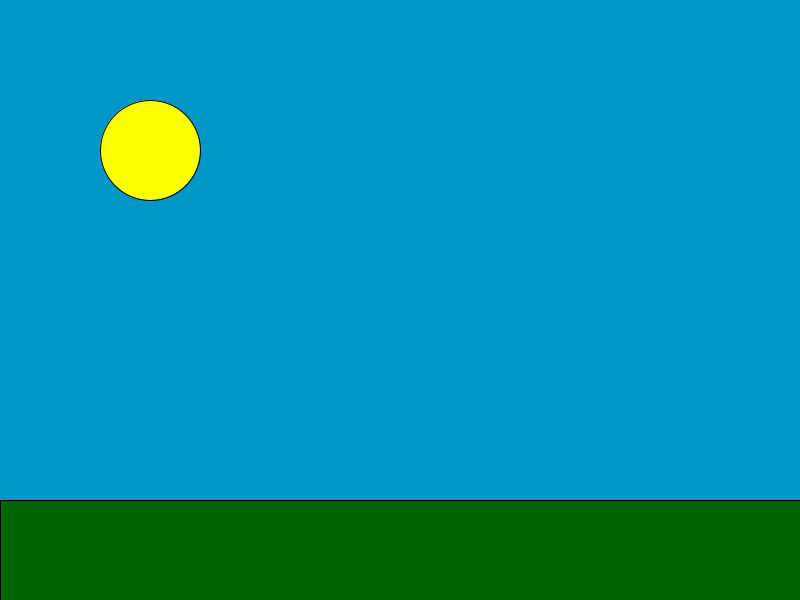
Frame 1 (no input)
Frame 60 (the mouse pressed at the canvas centre just before this capture): identical to frame 1, image omitted
Frame 120 (the mouse held since frame 60 and released just before this capture): identical to frame 1, image omitted

The Processing sketch that drew this single still picture (run headless with seeded random() and noise(); from frame 60 on, the mouse is pressed at the canvas centre):

// Processing sketch: sketch_240409a
// ── sketch_240409a.pde

// esto es un comentario, el copilador lo pasa de alto
// funcion( parametro1, parametro2, ... );

// se ejecuta una sola vez, es la "configuracion del programa"
void setup(){
  size( 800, 600 );
}

// se ejecuta 60 fps (si da la compu), es "donde dibujo"
void draw(){
  background( 0, 150, 200 );
  
  fill( 255, 255, 0 );
  circle( 150, 150, 100 );
  
  fill( 0, 100, 0 );
  rect( 0, 500, 800, 100 );
}
